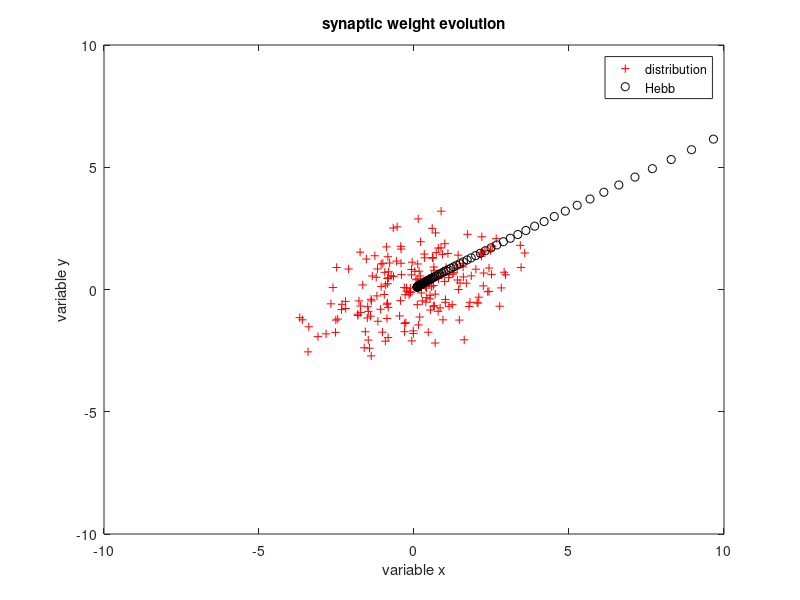

Write MATLAB code to recreate this figure.
% Synaptic weight evolution in a Hebbian neuron

% create distribution with variances 1 and 3 and mean 0
mu = [0,0];
sigma = [3 0; 0 1];
ang = pi/6;
X = mvnrnd(mu,sigma,200);


R = [cos(ang) -sin(ang); sin(ang) cos(ang)];
X = (R*X');

plot(X(1,:),X(2,:),'r+')
hold on
xlim([-10 10])
ylim([-10 10])

% create weights, set learning rate
[N, M] = size(X);
w1 = ones(N, M)*.1;
eta1 = .00015;

%evolve over 200 time steps
for i = 1:200
    
    y1 = X*w1';
    dw1 = eta1*y1*X;
    w1 = w1 + dw1;
    plot(w1(1,3),w1(2,3),'ko');
  
end

hold off
legend('distribution', 'Hebb')
xlabel('variable x')
ylabel('variable y')
title('synaptic weight evolution')
